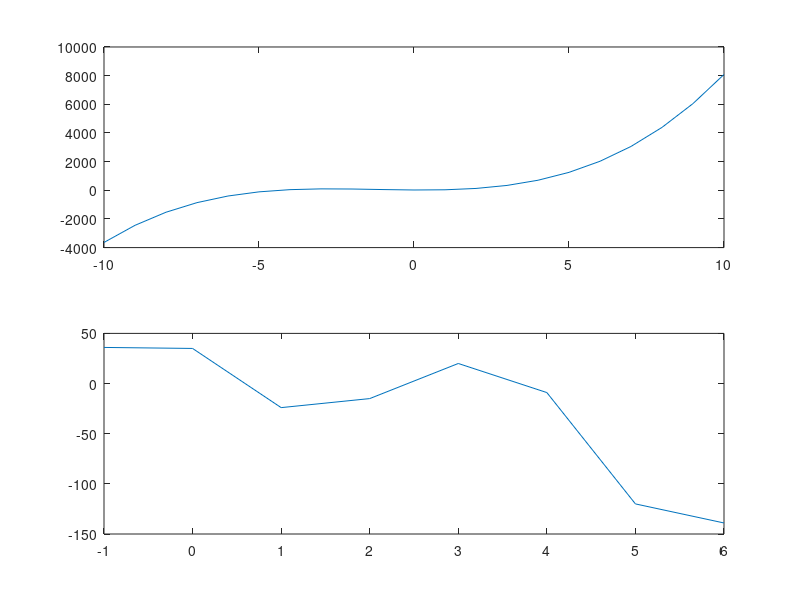

The MATLAB script that drew this image: (Note: this script raises an error after producing the figure.)
%Q1
a1 = (15-29/7+3.5^3)^2;
b1 = (2.7*3.2+sqrt(17)/5-2.5^(5/3));

%Q2
z =3.4;
a2 = 0.45*z^4 + 2.14*z^2 - 173.5*z -87.3;
b2 = (z^3 - 17) / (z^2 +13.8)^(1/3);

%Q3
x = 2.3; y = 4.7;
a3=(1-1/x^5)^-1;
b3=3*pi*x^2;
c3=3*y/(4*x-8);
d3=4*(y-5)/(3*x-6);

%Q4
alpha=pi/9; beta=2*pi/7;
RS = (tan(alpha)+tan(beta))/(1-(tan(alpha)*tan(beta)));
LS = tan(alpha+beta);

%Q5
x5 = [0:3:15]';
A =[x5,x5*2,3*x5-5];

%Q6
a6=18;b6=7;
p6 = pi*(3*(a6+b6)-((3*a6+b6)*(a6+3*b6))^0.5);

%Q7
x7 = [2:0.2:14]';
y7 = linspace(2,14,61)';

%Q8 
x8=[15 5 -4 1; 3 7 5 12; -5 9 10 3; 6 13 8 11];
a8=x8(:,[1,2,3]);
b8=x8([2,3,4],:);
c8=x8([3,4],[1,2,3]);

%Q9
x9 = -3:3;
y9 = 3*(x9).^4 - 5*(x9).^3 - 28*(x9).^2 - 5*x9 + 200;
plot(x9,y9);

%Q10
x10 = -2:4;
y10 = 3*(x10.^3)- 26*x10 +10;
y10d1 = 9*(x10.^2)-26;
y10d2 = 18*x10;

plot(x10,y10);
hold on;
plot(x10,y10d1);
hold on;
plot(x10,y10d2);
hold off;

%Q11
x11 = -10:10;
y11 = 6*(x11.^3)+22*(x11.^2)-14*x11+20;
y11d1 = 18*(x11.^2)+ 44*x11 - 14;
subplot(2,1,1);
plot(x11,y11)
subplot(2,1,2);
plot(x11,y11d1)
hold off;


%Q12
x12= 9;
y12=(x12.^5)-12*(x12.^4)+40*(x12.^3)-17*(x12.^2)-71*x12 +35;
disp("YOUR RES IF X = 9 : ");
disp(y12);
x12_1=-1:6;
y12_1=(x12_1.^5)-12*(x12_1.^4)+40*(x12_1.^3)-17*(x12_1.^2)-71*x12_1 +35;
plot(x12_1,y12_1);

%Q13
x13_1=3;
ffff(x13_1);
x13_2=7;
ffff(x13_2);

%Q14
res14 = @(x14) (x14^4*(sqrt(3*x14+5)))/(x14^2+1)^2;
in14 = res14(3);
in14_1 = res14(7);

%Q15

in15=input("ENTER YOUR NUMBER: ");
for x=1:in15
    disp("*");
end






